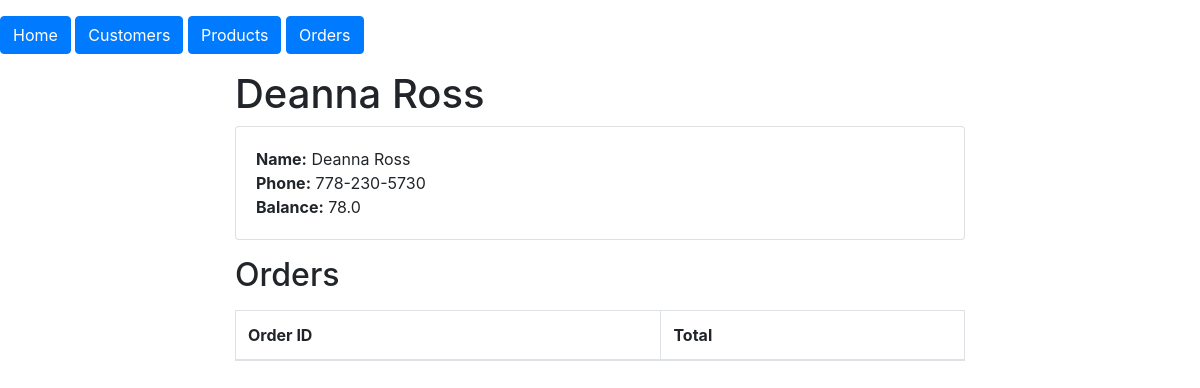
Screenshot of /customer_detail/1 with the database file from the repository.
### models.py (models this page shows, shortened)
class Customer(db.Model):
    id = mapped_column(Integer, primary_key=True)
    name = mapped_column(String(200), nullable=False, unique=True)
    phone = mapped_column(String(20), nullable=False)
    balance = mapped_column(Float, nullable=False, default=0)
    orders = relationship("Order")

### routes/html_routes.py (the view)
@html_routes_bp.route('/customer_detail/<int:customer_id>')
def customer_detail(customer_id):
    customer = Customer.query.get(customer_id)
    return render_template('customer_detail.html', customer=customer)

### templates/customer_detail.html (shortened to what this page needs)
{% extends "base.html" %}
{% block content %}
<div class="container">
    <div class="row justify-content-center">
        <div class="col-md-8">
            <h1>{{ customer.name }}</h1>
            <div class="card">
                <div class="card-body">
                    <p class="card-text">
                        <strong>Name:</strong> {{ customer.name }} <br>
                        <strong>Phone:</strong> {{ customer.phone }} <br>
                        <strong>Balance:</strong> {{ customer.balance }} <br>
                    </p>
                </div>
            </div>
        </div>
    </div>
    <div class="row justify-content-center">
        <div class="col-md-8">
            <h2 class="my-3">Orders</h2>
            <div class="table-responsive">
                <table class="table table-bordered table-striped">
                    <thead>
                        <tr>
                            <th>Order ID</th>
                            <th>Total</th>
                        </tr>
                    </thead>
                </table>
            </div>
        </div>
    </div>
</div>
{% endblock %}

### rows the page displays
Customer: name "Deanna Ross", phone "778-230-5730", balance "78.0"
